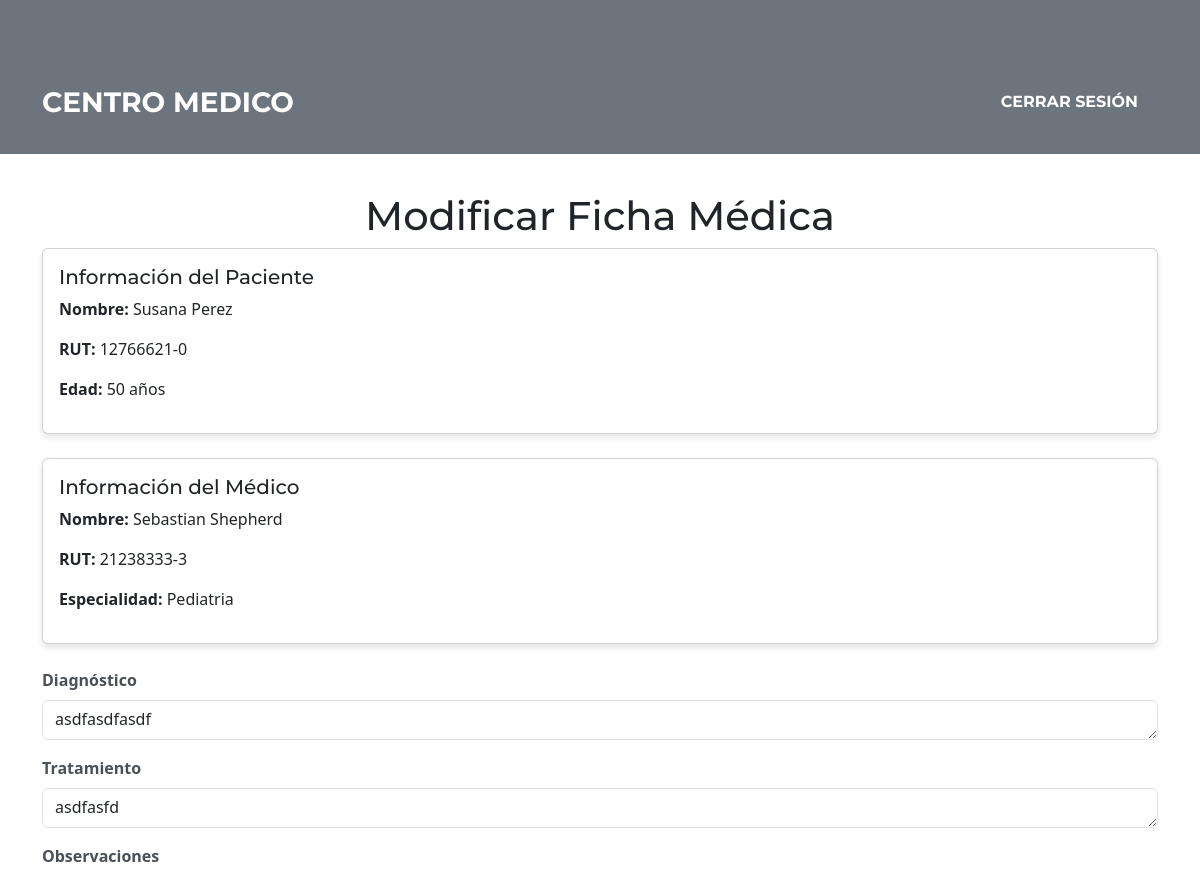
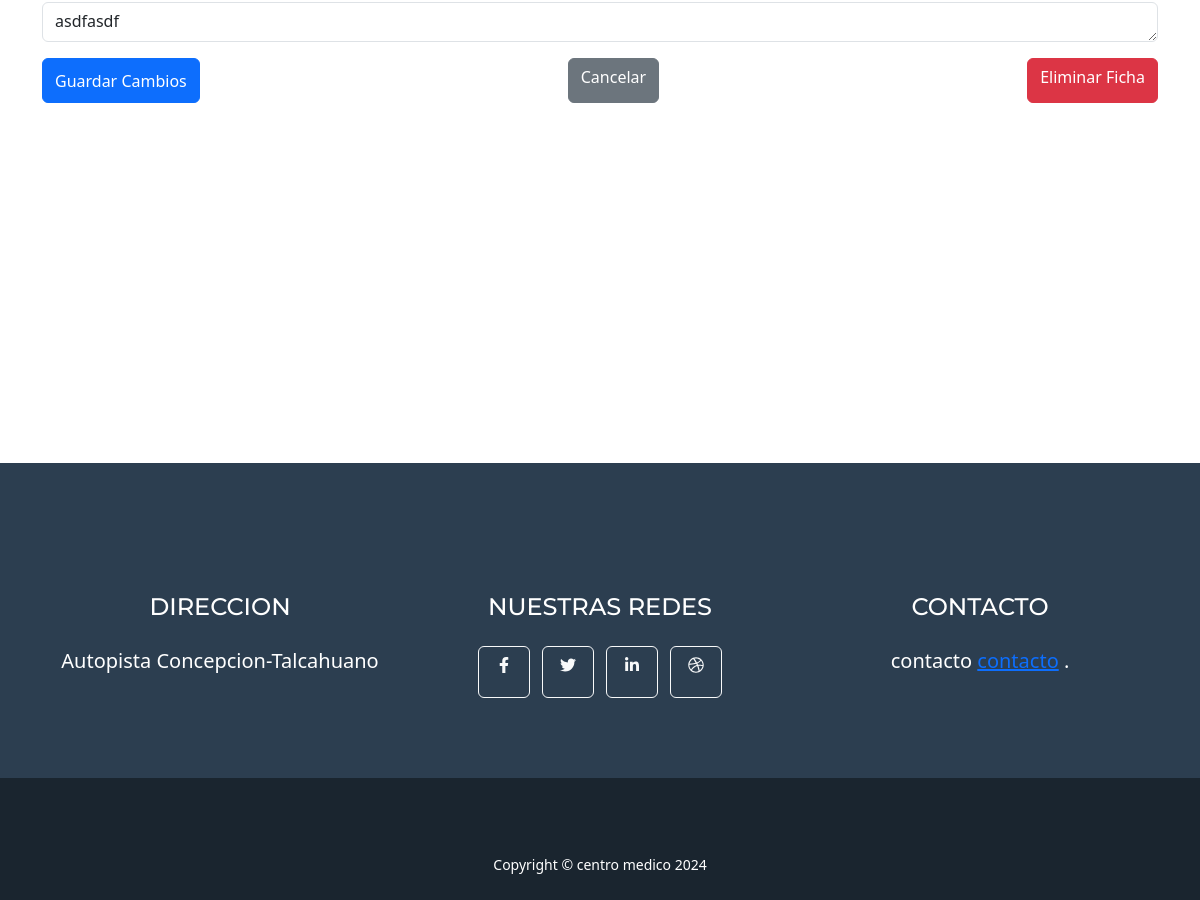
Page /fichas/modificar/9/ (signed in) on the committed database (2 pictures, top to bottom).
### ficha_medica/models.py (models this page shows, shortened)
class FichaMedica(models.Model):
    paciente = models.ForeignKey(Paciente, on_delete=models.CASCADE, related_name='fichas')
    medico = models.ForeignKey(Medico, on_delete=models.SET_NULL, null=True, related_name='fichas')
    fecha_creacion = models.DateTimeField(auto_now_add=True)
    diagnostico = models.TextField()
    tratamiento = models.TextField(blank=True, null=True)
    observaciones = models.TextField(blank=True, null=True)
    class Meta:
        verbose_name = "Ficha"
        verbose_name_plural = "Fichas"

class Paciente(models.Model):
    rut = models.CharField(max_length=12, unique=True)  # Ejemplo: 12345678-9
    nombre = models.CharField(max_length=100)
    fecha_nacimiento = models.DateField(blank=True, null=True)  # Campo adicional
    direccion = models.TextField(blank=True, null=True)
    telefono = models.CharField(max_length=15, blank=True, null=True)
    email = models.EmailField(blank=True, null=True)
    class Meta:
        verbose_name = "Paciente"
        verbose_name_plural = "Pacientes"
    @property
    def edad(self):
        if self.fecha_nacimiento:
            today = date.today()
            return today.year - self.fecha_nacimiento.year - ((today.month, today.day) < (self.fecha_nacimiento.month, self.fecha_nacimiento.day))
        return None

class Medico(models.Model):
    user = models.OneToOneField(User, on_delete=models.CASCADE)
    especialidad = models.ForeignKey(Especialidad, on_delete=models.CASCADE, related_name="medicos")  # Relación con Especialidad
    telefono = models.CharField(max_length=15, blank=True, null=True)
    class Meta:
        verbose_name = "Medico"
        verbose_name_plural = "Medicos"

class Especialidad(models.Model):
    nombre = models.CharField(max_length=100, unique=True)  # Nombre único para la especialidad
    descripcion = models.TextField(blank=True, null=True)  # Descripción opcional
    class Meta:
        verbose_name = "Especialidad"
        verbose_name_plural = "Especialidades"

### ficha_medica/utils.py (the view)
        def _wrapped_view(request, *args, **kwargs):
            if not request.user.groups.filter(name=role_name).exists():
                return HttpResponseForbidden(f"No tienes acceso al rol requerido: {role_name}.")
            return view_func(request, *args, **kwargs)

### ficha_medica/forms.py
class FichaMedicaForm(forms.ModelForm):
    class Meta:
        model = FichaMedica
        fields = ['diagnostico', 'tratamiento', 'observaciones']
    def __init__(self, *args, **kwargs):
        super().__init__(*args, **kwargs)
        self.fields['diagnostico'].widget.attrs.update({
            'placeholder': "Escribe el diagnóstico aquí"
        })
        self.fields['tratamiento'].widget.attrs.update({
            'placeholder': "Escribe el tratamiento aquí"
        })
        self.fields['observaciones'].widget.attrs.update({
            'placeholder': "Añade observaciones aquí (opcional)"
        })

### ficha_medica/utils.py (called while the page is built)
def role_required(role_name):
    def decorator(view_func):
        def _wrapped_view(request, *args, **kwargs):
            if not request.user.groups.filter(name=role_name).exists():
                return HttpResponseForbidden(f"No tienes acceso al rol requerido: {role_name}.")
            return view_func(request, *args, **kwargs)
        return _wrapped_view
    return decorator

### ficha_medica/views.py (called while the page is built)
@login_required
@role_required('Medico')
def modificar_ficha(request, ficha_id):
    ficha = get_object_or_404(FichaMedica, id=ficha_id)
    if request.method == 'POST':
        form = FichaMedicaForm(request.POST, instance=ficha)
        if form.is_valid():
            form.save()
            messages.success(request, "La ficha médica ha sido modificada exitosamente.")
            return redirect('listar_fichas_medicas')
        else:
            messages.error(request, "Hubo errores en el formulario. Por favor, revisa los campos.")
    else:
        form = FichaMedicaForm(instance=ficha)
    return render(request, 'fichas_medicas/modificar_ficha.html', {'form': form, 'ficha': ficha})

### ficha_medica/templates/fichas_medicas/modificar_ficha.html (shortened to what this page needs)
{% extends 'core/base.html' %}
{% block content %}
<div class="container mt-5">
    <h1 class="text-center">Modificar Ficha Médica</h1>
    <form method="post">
        <div class="card p-3 mb-4">
            <h5>Información del Paciente</h5>
            <p><strong>Nombre:</strong> {{ ficha.paciente.nombre }}</p>
            <p><strong>RUT:</strong> {{ ficha.paciente.rut }}</p>
            <p><strong>Edad:</strong> {{ ficha.paciente.edad }} años</p>
        </div>
        <div class="card p-3 mb-4">
            <h5>Información del Médico</h5>
            <p><strong>Nombre:</strong> {{ ficha.medico.user.first_name }} {{ ficha.medico.user.last_name }}</p>
            <p><strong>RUT:</strong> {{ ficha.medico.user.username }}</p>
            <p><strong>Especialidad:</strong> {{ ficha.medico.especialidad.nombre }}</p>
        </div>
        <div class="mb-3">
            <label for="diagnostico" class="form-label">Diagnóstico</label>
            <textarea id="diagnostico" name="diagnostico" class="form-control" rows="4">{{ ficha.diagnostico }}</textarea>
        </div>
        <div class="mb-3">
            <label for="tratamiento" class="form-label">Tratamiento</label>
            <textarea id="tratamiento" name="tratamiento" class="form-control" rows="4">{{ ficha.tratamiento }}</textarea>
        </div>
        <div class="mb-3">
            <label for="observaciones" class="form-label">Observaciones</label>
            <textarea id="observaciones" name="observaciones" class="form-control" rows="4">{{ ficha.observaciones }}</textarea>
        </div>
        <div class="d-flex justify-content-between">
            <button type="submit" class="btn btn-primary">Guardar Cambios</button>
            <a href="{% url 'listar_fichas_medicas' %}" class="btn btn-secondary">Cancelar</a>
            <a href="{% url 'eliminar_ficha' ficha.id %}" class="btn btn-danger">Eliminar Ficha</a>
        </div>
    </form>
</div>
{% endblock %}

### rows in the picture
FichaMedica: paciente.nombre "Susana Perez", paciente.rut "12766621-0", paciente.edad "50", medico.user.first_name "Sebastian", medico.user.last_name "Shepherd", medico.user.username "21238333-3", medico.especialidad.nombre "Pediatria", diagnostico "asdfasdfasdf", tratamiento "asdfasfd", observaciones "asdfasdf"
